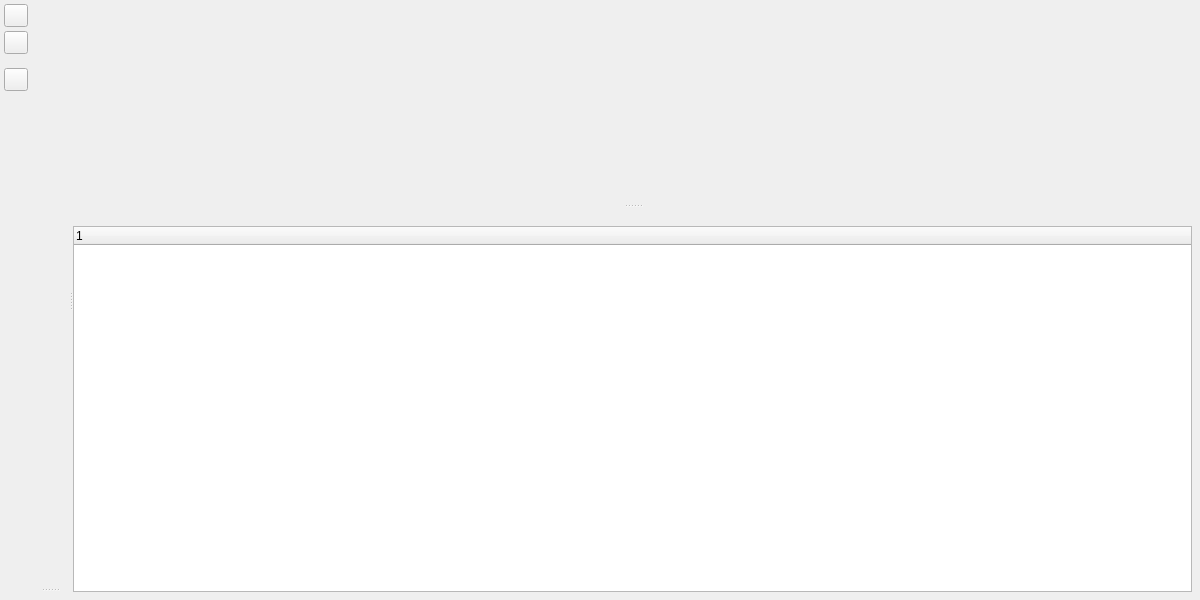
<?xml version="1.0" encoding="UTF-8"?>
<ui version="4.0">
 <class>MaterialDialog</class>
 <widget class="QDialog" name="MaterialDialog">
  <property name="geometry">
   <rect>
    <x>0</x>
    <y>0</y>
    <width>1200</width>
    <height>600</height>
   </rect>
  </property>
  <property name="minimumSize">
   <size>
    <width>600</width>
    <height>200</height>
   </size>
  </property>
  <property name="windowTitle">
   <string>Material Editor</string>
  </property>
  <layout class="QHBoxLayout" name="horizontalLayout">
   <property name="spacing">
    <number>4</number>
   </property>
   <property name="leftMargin">
    <number>4</number>
   </property>
   <property name="topMargin">
    <number>4</number>
   </property>
   <property name="rightMargin">
    <number>4</number>
   </property>
   <property name="bottomMargin">
    <number>4</number>
   </property>
   <item>
    <widget class="QWidget" name="widget_2" native="true">
     <layout class="QVBoxLayout" name="verticalLayout">
      <property name="spacing">
       <number>4</number>
      </property>
      <property name="leftMargin">
       <number>0</number>
      </property>
      <property name="topMargin">
       <number>0</number>
      </property>
      <property name="rightMargin">
       <number>2</number>
      </property>
      <property name="bottomMargin">
       <number>0</number>
      </property>
      <item>
       <widget class="QToolButton" name="newMaterial">
        <property name="minimumSize">
         <size>
          <width>0</width>
          <height>0</height>
         </size>
        </property>
        <property name="maximumSize">
         <size>
          <width>16777215</width>
          <height>16777215</height>
         </size>
        </property>
        <property name="text">
         <string/>
        </property>
       </widget>
      </item>
      <item>
       <widget class="QToolButton" name="load">
        <property name="minimumSize">
         <size>
          <width>0</width>
          <height>0</height>
         </size>
        </property>
        <property name="maximumSize">
         <size>
          <width>16777215</width>
          <height>16777215</height>
         </size>
        </property>
        <property name="text">
         <string/>
        </property>
       </widget>
      </item>
      <item>
       <spacer name="verticalSpacer_2">
        <property name="orientation">
         <enum>Qt::Orientation::Vertical</enum>
        </property>
        <property name="sizeType">
         <enum>QSizePolicy::Policy::Fixed</enum>
        </property>
        <property name="sizeHint" stdset="0">
         <size>
          <width>20</width>
          <height>10</height>
         </size>
        </property>
       </spacer>
      </item>
      <item>
       <widget class="QToolButton" name="select">
        <property name="minimumSize">
         <size>
          <width>0</width>
          <height>0</height>
         </size>
        </property>
        <property name="maximumSize">
         <size>
          <width>16777215</width>
          <height>16777215</height>
         </size>
        </property>
        <property name="text">
         <string/>
        </property>
       </widget>
      </item>
      <item>
       <spacer name="verticalSpacer">
        <property name="orientation">
         <enum>Qt::Orientation::Vertical</enum>
        </property>
        <property name="sizeHint" stdset="0">
         <size>
          <width>20</width>
          <height>40</height>
         </size>
        </property>
       </spacer>
      </item>
     </layout>
    </widget>
   </item>
   <item>
    <widget class="QWidget" name="widget" native="true">
     <layout class="QVBoxLayout" name="verticalLayout_2">
      <property name="spacing">
       <number>0</number>
      </property>
      <property name="leftMargin">
       <number>0</number>
      </property>
      <property name="topMargin">
       <number>0</number>
      </property>
      <property name="rightMargin">
       <number>0</number>
      </property>
      <property name="bottomMargin">
       <number>0</number>
      </property>
      <item>
       <widget class="QSplitter" name="splitter">
        <property name="orientation">
         <enum>Qt::Orientation::Horizontal</enum>
        </property>
        <widget class="QWidget" name="widget_6" native="true">
         <property name="sizePolicy">
          <sizepolicy hsizetype="Expanding" vsizetype="Preferred">
           <horstretch>0</horstretch>
           <verstretch>0</verstretch>
          </sizepolicy>
         </property>
         <property name="DockWidget" stdset="0">
          <bool>true</bool>
         </property>
         <layout class="QVBoxLayout" name="verticalLayout_5">
          <property name="spacing">
           <number>0</number>
          </property>
          <property name="leftMargin">
           <number>0</number>
          </property>
          <property name="topMargin">
           <number>0</number>
          </property>
          <property name="rightMargin">
           <number>4</number>
          </property>
          <property name="bottomMargin">
           <number>4</number>
          </property>
          <item>
           <widget class="QSplitter" name="browserSplitter">
            <property name="orientation">
             <enum>Qt::Orientation::Vertical</enum>
            </property>
            <widget class="stageviz::MaterialBrowser" name="browserWidget" native="true">
             <property name="sizePolicy">
              <sizepolicy hsizetype="Expanding" vsizetype="Expanding">
               <horstretch>0</horstretch>
               <verstretch>0</verstretch>
              </sizepolicy>
             </property>
            </widget>
            <widget class="QWidget" name="graphWidget" native="true">
             <property name="sizePolicy">
              <sizepolicy hsizetype="Expanding" vsizetype="Expanding">
               <horstretch>0</horstretch>
               <verstretch>0</verstretch>
              </sizepolicy>
             </property>
             <layout class="QVBoxLayout" name="verticalLayout_7">
              <property name="spacing">
               <number>0</number>
              </property>
              <property name="leftMargin">
               <number>0</number>
              </property>
              <property name="topMargin">
               <number>0</number>
              </property>
              <property name="rightMargin">
               <number>0</number>
              </property>
              <property name="bottomMargin">
               <number>0</number>
              </property>
             </layout>
            </widget>
           </widget>
          </item>
         </layout>
        </widget>
        <widget class="QWidget" name="widget_4" native="true">
         <property name="sizePolicy">
          <sizepolicy hsizetype="Minimum" vsizetype="Preferred">
           <horstretch>0</horstretch>
           <verstretch>0</verstretch>
          </sizepolicy>
         </property>
         <property name="minimumSize">
          <size>
           <width>0</width>
           <height>0</height>
          </size>
         </property>
         <property name="maximumSize">
          <size>
           <width>16777215</width>
           <height>16777215</height>
          </size>
         </property>
         <property name="DockWidget" stdset="0">
          <bool>true</bool>
         </property>
         <layout class="QVBoxLayout" name="verticalLayout_4">
          <property name="spacing">
           <number>0</number>
          </property>
          <property name="leftMargin">
           <number>0</number>
          </property>
          <property name="topMargin">
           <number>0</number>
          </property>
          <property name="rightMargin">
           <number>4</number>
          </property>
          <property name="bottomMargin">
           <number>4</number>
          </property>
          <item>
           <widget class="QSplitter" name="materialSplitter">
            <property name="orientation">
             <enum>Qt::Orientation::Vertical</enum>
            </property>
            <widget class="QWidget" name="widget_3" native="true">
             <property name="minimumSize">
              <size>
               <width>0</width>
               <height>200</height>
              </size>
             </property>
             <property name="styleSheet">
              <string notr="true"/>
             </property>
             <layout class="QVBoxLayout" name="verticalLayout_6">
              <property name="leftMargin">
               <number>0</number>
              </property>
              <property name="topMargin">
               <number>0</number>
              </property>
              <property name="rightMargin">
               <number>0</number>
              </property>
              <property name="bottomMargin">
               <number>0</number>
              </property>
              <item>
               <widget class="stageviz::MaterialSwatch" name="swatch" native="true"/>
              </item>
             </layout>
            </widget>
            <widget class="QWidget" name="widget_5" native="true">
             <layout class="QVBoxLayout" name="verticalLayout_3">
              <property name="spacing">
               <number>4</number>
              </property>
              <property name="leftMargin">
               <number>0</number>
              </property>
              <property name="topMargin">
               <number>0</number>
              </property>
              <property name="rightMargin">
               <number>0</number>
              </property>
              <property name="bottomMargin">
               <number>0</number>
              </property>
              <item>
               <widget class="QLabel" name="name">
                <property name="text">
                 <string/>
                </property>
               </widget>
              </item>
              <item>
               <widget class="stageviz::MaterialTree" name="tree">
                <column>
                 <property name="text">
                  <string notr="true">1</string>
                 </property>
                </column>
               </widget>
              </item>
             </layout>
            </widget>
           </widget>
          </item>
         </layout>
        </widget>
       </widget>
      </item>
     </layout>
    </widget>
   </item>
  </layout>
 </widget>
 <customwidgets>
  <customwidget>
   <class>stageviz::MaterialBrowser</class>
   <extends>QWidget</extends>
   <header>materialbrowser.h</header>
   <container>1</container>
  </customwidget>
  <customwidget>
   <class>stageviz::MaterialTree</class>
   <extends>QTreeWidget</extends>
   <header>materialtree.h</header>
  </customwidget>
  <customwidget>
   <class>stageviz::MaterialSwatch</class>
   <extends>QWidget</extends>
   <header>materialswatch.h</header>
  </customwidget>
 </customwidgets>
 <resources/>
 <connections/>
</ui>
